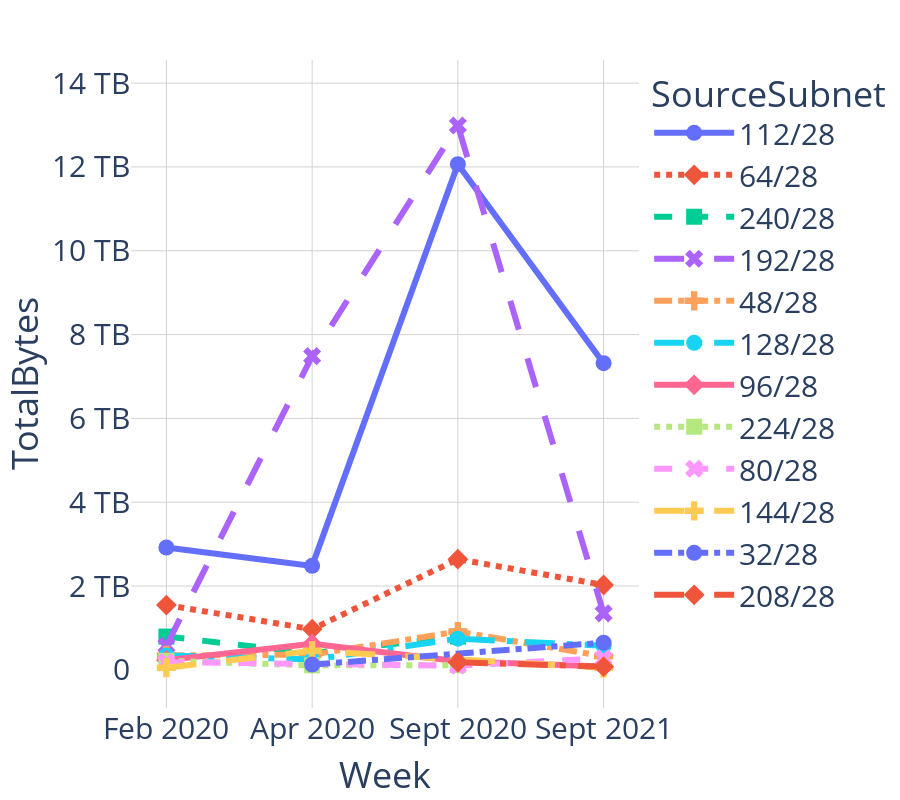

The notebook cell saved with this chart:
### Code cell
import plotly.express as px
import pandas as pd

df = pd.read_csv('/Volumes/GoogleDrive/My Drive/Thesis/Plotly/science_160_top10_subs.csv')

fig = px.line(df, x='Week', y='TotalBytes', color='SourceSubnet', height=800,
              markers=True, line_dash='SourceSubnet', symbol='SourceSubnet', range_y=[-1000000000000, 16000000000000])

fig.update_layout(plot_bgcolor='white', font_size=30, legend_itemwidth=80)
fig.update_xaxes(showgrid=True, gridwidth=1, gridcolor='LightGray')
fig.update_yaxes(showgrid=True, gridwidth=1, gridcolor='LightGray',
                 tickvals=[0, 2199023255552, 4398046511104, 6597069766656, 8796093022208,
                          10995116277760, 13194139533312, 15393162788864],
                 ticktext=["0", "2 TB", "4 TB", "6 TB", "8 TB", "10 TB", "12 TB", "14 TB"])
fig.update_traces(line_width=6, marker_size=16)

fig.show()

### Figure 1 — Plotly figure (JSON) as saved in the notebook; plotly's stock layout.template omitted (floating-point values rounded to 4 significant figures)
{"data": [{"hovertemplate": "SourceSubnet=112/28<br>Week=%{x}<br>TotalBytes=%{y}<extra></extra>", "legendgroup": "112/28", "line": {"color": "#636efa", "dash": "solid", "width": 6}, "marker": {"size": 16, "symbol": "circle"}, "mode": "lines+markers", "name": "112/28", "orientation": "v", "showlegend": true, "type": "scatter", "x": ["Feb 2020", "Apr 2020", "Sept 2020", "Sept 2021"], "xaxis": "x", "y": [3210266406415, 2728944742068, 13267183782978, 8045645493904], "yaxis": "y"}, {"hovertemplate": "SourceSubnet=64/28<br>Week=%{x}<br>TotalBytes=%{y}<extra></extra>", "legendgroup": "64/28", "line": {"color": "#EF553B", "dash": "dot", "width": 6}, "marker": {"size": 16, "symbol": "diamond"}, "mode": "lines+markers", "name": "64/28", "orientation": "v", "showlegend": true, "type": "scatter", "x": ["Feb 2020", "Apr 2020", "Sept 2020", "Sept 2021"], "xaxis": "x", "y": [1701462569061, 1067312334861, 2904969143326, 2226485776314], "yaxis": "y"}, {"hovertemplate": "SourceSubnet=240/28<br>Week=%{x}<br>TotalBytes=%{y}<extra></extra>", "legendgroup": "240/28", "line": {"color": "#00cc96", "dash": "dash", "width": 6}, "marker": {"size": 16, "symbol": "square"}, "mode": "lines+markers", "name": "240/28", "orientation": "v", "showlegend": true, "type": "scatter", "x": ["Feb 2020", "Apr 2020", "Sept 2020"], "xaxis": "x", "y": [873990183956, 440478358433, 875328736588], "yaxis": "y"}, {"hovertemplate": "SourceSubnet=192/28<br>Week=%{x}<br>TotalBytes=%{y}<extra></extra>", "legendgroup": "192/28", "line": {"color": "#ab63fa", "dash": "longdash", "width": 6}, "marker": {"size": 16, "symbol": "x"}, "mode": "lines+markers", "name": "192/28", "orientation": "v", "showlegend": true, "type": "scatter", "x": ["Feb 2020", "Apr 2020", "Sept 2020", "Sept 2021"], "xaxis": "x", "y": [633554586376, 8231473394917, 14282254359672, 1483165514257], "yaxis": "y"}, {"hovertemplate": "SourceSubnet=48/28<br>Week=%{x}<br>TotalBytes=%{y}<extra></extra>", "legendgroup": "48/28", "line": {"color": "#FFA15A", "dash": "dashdot", "width": 6}, "marker": {"size": 16, "symbol": "cross"}, "mode": "lines+markers", "name": "48/28", "orientation": "v", "showlegend": true, "type": "scatter", "x": ["Feb 2020", "Apr 2020", "Sept 2020", "Sept 2021"], "xaxis": "x", "y": [378519033958, 399963831636, 1005203183408, 355219563274], "yaxis": "y"}, {"hovertemplate": "SourceSubnet=128/28<br>Week=%{x}<br>TotalBytes=%{y}<extra></extra>", "legendgroup": "128/28", "line": {"color": "#19d3f3", "dash": "longdashdot", "width": 6}, "marker": {"size": 16, "symbol": "circle"}, "mode": "lines+markers", "name": "128/28", "orientation": "v", "showlegend": true, "type": "scatter", "x": ["Feb 2020", "Apr 2020", "Sept 2020", "Sept 2021"], "xaxis": "x", "y": [377170179626, 270780715468, 819112560587, 634570783580], "yaxis": "y"}, {"hovertemplate": "SourceSubnet=96/28<br>Week=%{x}<br>TotalBytes=%{y}<extra></extra>", "legendgroup": "96/28", "line": {"color": "#FF6692", "dash": "solid", "width": 6}, "marker": {"size": 16, "symbol": "diamond"}, "mode": "lines+markers", "name": "96/28", "orientation": "v", "showlegend": true, "type": "scatter", "x": ["Feb 2020", "Apr 2020", "Sept 2020", "Sept 2021"], "xaxis": "x", "y": [255685031927, 681932367766, 229270994633, 89823393166], "yaxis": "y"}, {"hovertemplate": "SourceSubnet=224/28<br>Week=%{x}<br>TotalBytes=%{y}<extra></extra>", "legendgroup": "224/28", "line": {"color": "#B6E880", "dash": "dot", "width": 6}, "marker": {"size": 16, "symbol": "square"}, "mode": "lines+markers", "name": "224/28", "orientation": "v", "showlegend": true, "type": "scatter", "x": ["Feb 2020", "Apr 2020", "Sept 2020"], "xaxis": "x", "y": [238549749791, 117876027747, 122615055798], "yaxis": "y"}, {"hovertemplate": "SourceSubnet=80/28<br>Week=%{x}<br>TotalBytes=%{y}<extra></extra>", "legendgroup": "80/28", "line": {"color": "#FF97FF", "dash": "dash", "width": 6}, "marker": {"size": 16, "symbol": "x"}, "mode": "lines+markers", "name": "80/28", "orientation": "v", "showlegend": true, "type": "scatter", "x": ["Feb 2020", "Sept 2020", "Sept 2021"], "xaxis": "x", "y": [204137490577, 109462435582, 306116326427], "yaxis": "y"}, {"hovertemplate": "SourceSubnet=144/28<br>Week=%{x}<br>TotalBytes=%{y}<extra></extra>", "legendgroup": "144/28", "line": {"color": "#FECB52", "dash": "longdash", "width": 6}, "marker": {"size": 16, "symbol": "cross"}, "mode": "lines+markers", "name": "144/28", "orientation": "v", "showlegend": true, "type": "scatter", "x": ["Feb 2020", "Apr 2020", "Sept 2021"], "xaxis": "x", "y": [55624541066, 501775674481, 53768619129], "yaxis": "y"}, {"hovertemplate": "SourceSubnet=32/28<br>Week=%{x}<br>TotalBytes=%{y}<extra></extra>", "legendgroup": "32/28", "line": {"color": "#636efa", "dash": "dashdot", "width": 6}, "marker": {"size": 16, "symbol": "circle"}, "mode": "lines+markers", "name": "32/28", "orientation": "v", "showlegend": true, "type": "scatter", "x": ["Apr 2020", "Sept 2021"], "xaxis": "x", "y": [138327284800, 713642919513], "yaxis": "y"}, {"hovertemplate": "SourceSubnet=208/28<br>Week=%{x}<br>TotalBytes=%{y}<extra></extra>", "legendgroup": "208/28", "line": {"color": "#EF553B", "dash": "longdashdot", "width": 6}, "marker": {"size": 16, "symbol": "diamond"}, "mode": "lines+markers", "name": "208/28", "orientation": "v", "showlegend": true, "type": "scatter", "x": ["Sept 2020", "Sept 2021"], "xaxis": "x", "y": [199943224215, 83170547009], "yaxis": "y"}], "layout": {"font": {"size": 30}, "height": 800, "legend": {"itemwidth": 80, "title": {"text": "SourceSubnet"}, "tracegroupgap": 0}, "margin": {"t": 60}, "plot_bgcolor": "white", "xaxis": {"anchor": "y", "domain": [0, 1], "gridcolor": "LightGray", "gridwidth": 1, "showgrid": true, "title": {"text": "Week"}}, "yaxis": {"anchor": "x", "domain": [0, 1], "gridcolor": "LightGray", "gridwidth": 1, "range": [-1000000000000, 16000000000000], "showgrid": true, "ticktext": ["0", "2 TB", "4 TB", "6 TB", "8 TB", "10 TB", "12 TB", "14 TB"], "tickvals": [0, 2199023255552, 4398046511104, 6597069766656, 8796093022208, 10995116277760, 13194139533312, 15393162788864], "title": {"text": "TotalBytes"}}}}
